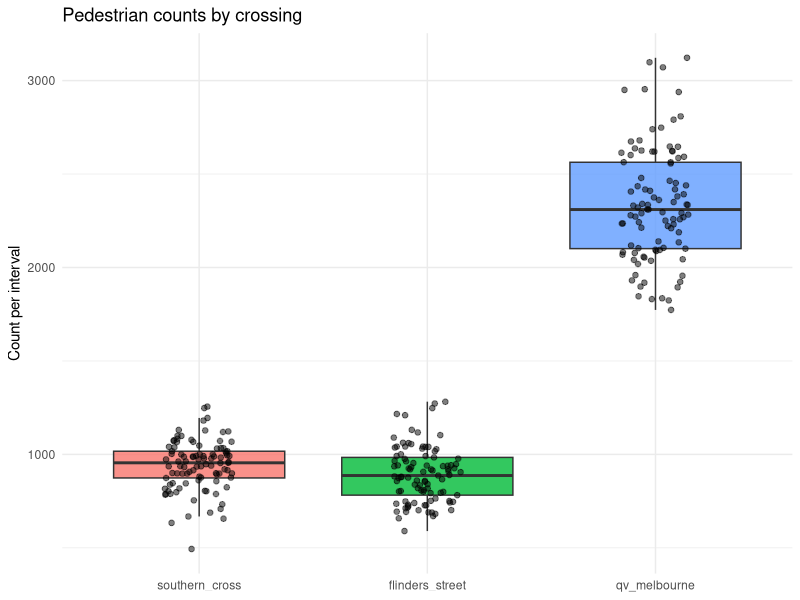
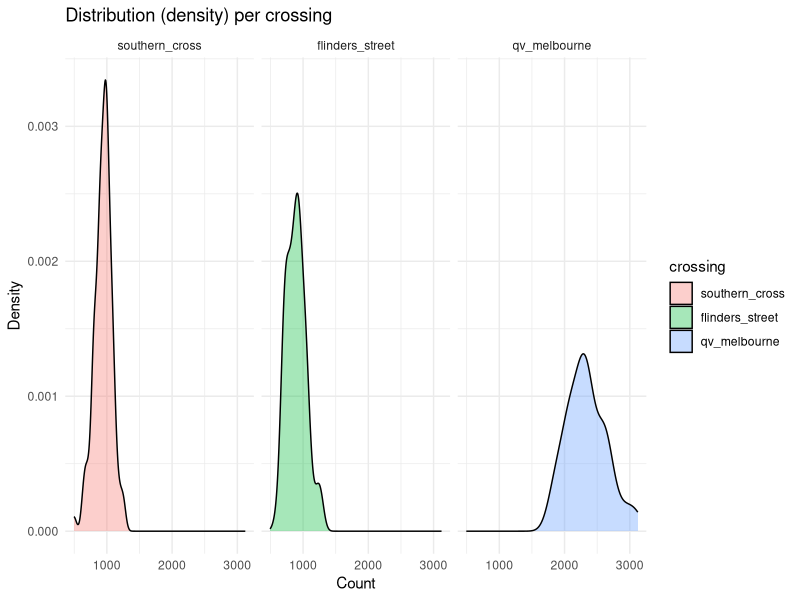
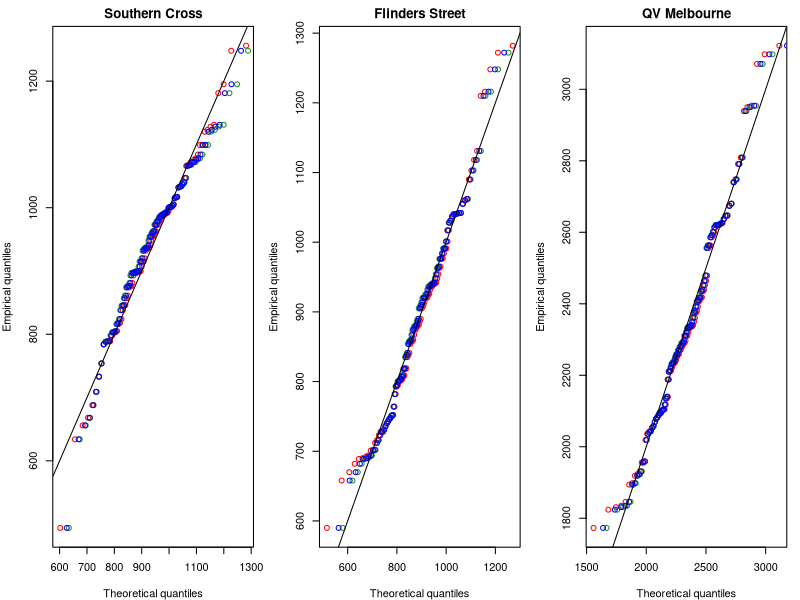
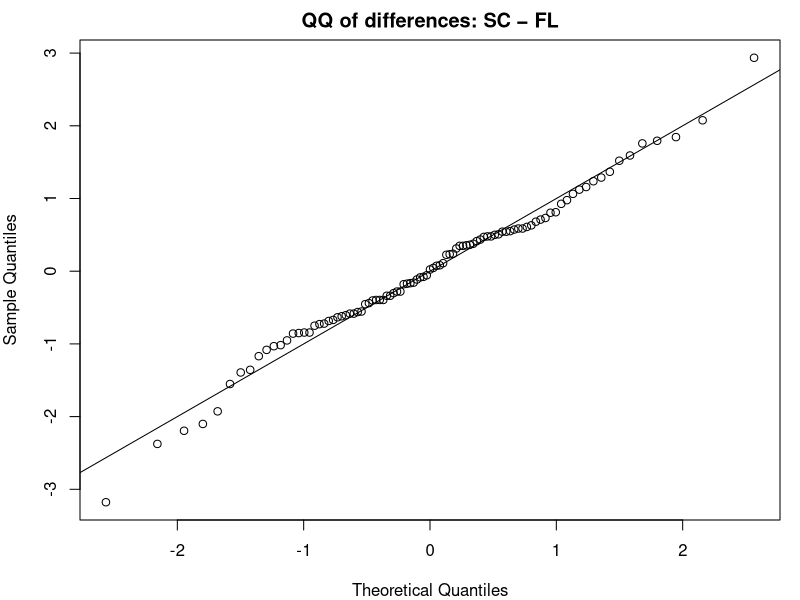
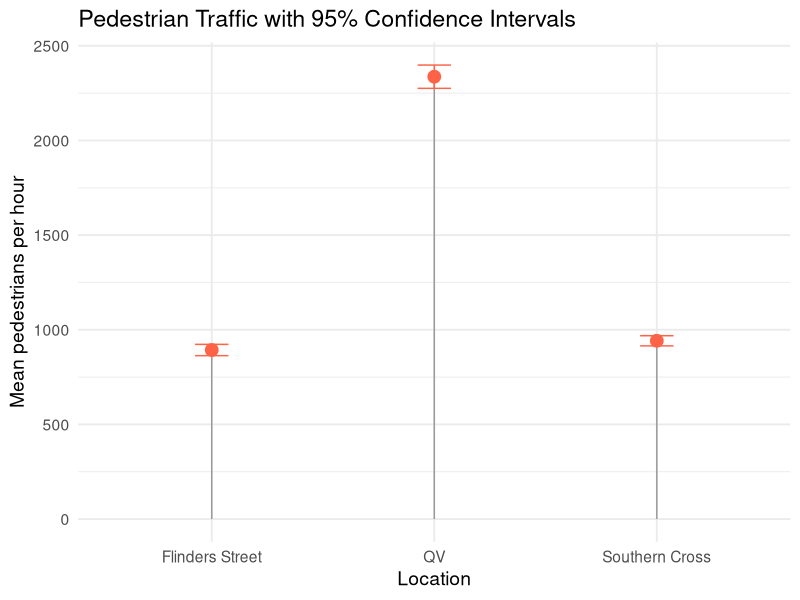

R code for these plots, in order:
## ---- chunk 1
#| label: setup
#| include: false
#| echo: false
#| message: false
#| warning: false

knitr::opts_chunk$set(fig.align = "center", fig.width = 8, fig.height = 5, dpi = 150)

library(tidyverse)
library(boot)
library(MASS)

set.seed(355435)  

B <- 5000
## ---- chunk 2
pedestrian_df <- read.csv(here::here("data/pedestrians.csv"))
## ---- chunk 3
pedestrian_long <- pedestrian_df %>%
  mutate(obs = row_number()) %>%
  pivot_longer(-obs, names_to = "crossing", values_to = "count") %>%
  mutate(crossing = factor(crossing,
                           levels = c("southern_cross","flinders_street","qv_melbourne")))

ggplot(pedestrian_long, aes(x = crossing, y = count, fill = crossing)) +
  geom_boxplot(outlier.shape = NA, alpha = 0.8) +
  geom_jitter(width = 0.15, alpha = 0.5, size = 1.6) +
  labs(title = "Pedestrian counts by crossing", x = NULL, y = "Count per interval") +
  theme_minimal() + theme(legend.position = "none")

ggplot(pedestrian_long, aes(x = count, fill = crossing)) +
  geom_density(alpha = 0.35) +
  facet_wrap(~ crossing, scales = "fixed") +
  labs(title = "Distribution (density) per crossing", x = "Count", y = "Density") +
  theme_minimal()

## ---- chunk 4
desc <- pedestrian_long |>
  group_by(crossing) |>
  summarise(
    n     = n(),
    mean  = mean(count),
    median= median(count),
    sd    = sd(count),
    min   = min(count),
    max   = max(count),
    iqr   = IQR(count),
    .groups = "drop"
)

## ---- chunk 5
# Southern Cross
sc <- pedestrian_df$southern_cross
fit_sc_norm  <- fitdistr(sc, "normal")
fit_sc_logn  <- fitdistr(sc, "lognormal")
fit_sc_gamma <- fitdistr(sc, "gamma")   

sc_models <- tibble(
  crossing = "southern_cross",
  model    = c("normal","lognormal","gamma"),
  logLik   = c(logLik(fit_sc_norm)[1],  logLik(fit_sc_logn)[1],  logLik(fit_sc_gamma)[1]),
  AIC      = c(AIC(fit_sc_norm),        AIC(fit_sc_logn),        AIC(fit_sc_gamma)),

  mean_est = c(
    unname(fit_sc_norm$estimate["mean"]),
    exp(fit_sc_logn$estimate["meanlog"] + 0.5*fit_sc_logn$estimate["sdlog"]^2),
    unname(fit_sc_gamma$estimate["shape"] / fit_sc_gamma$estimate["rate"])),
  
  sd_est   = c(
    unname(fit_sc_norm$estimate["sd"]),
    sqrt((exp(fit_sc_logn$estimate["sdlog"]^2) - 1) *
         exp(2*fit_sc_logn$estimate["meanlog"] + fit_sc_logn$estimate["sdlog"]^2)),
    sqrt(unname(fit_sc_gamma$estimate["shape"]) / (unname(fit_sc_gamma$estimate["rate"])^2))))

# Flinders Street
fl <- pedestrian_df$flinders_street
fit_fl_norm  <- fitdistr(fl, "normal")
fit_fl_logn  <- fitdistr(fl, "lognormal")
fit_fl_gamma <- fitdistr(fl, "gamma")

fl_models <- tibble(
  crossing = "flinders_street",
  model    = c("normal","lognormal","gamma"),
  logLik   = c(logLik(fit_fl_norm)[1],  logLik(fit_fl_logn)[1],  logLik(fit_fl_gamma)[1]),
  AIC      = c(AIC(fit_fl_norm),        AIC(fit_fl_logn),        AIC(fit_fl_gamma)),

  mean_est = c(
    unname(fit_fl_norm$estimate["mean"]),
    exp(fit_fl_logn$estimate["meanlog"] + 0.5*fit_fl_logn$estimate["sdlog"]^2),
    unname(fit_fl_gamma$estimate["shape"] / fit_fl_gamma$estimate["rate"])),
  
  sd_est   = c(
    unname(fit_fl_norm$estimate["sd"]),
    sqrt((exp(fit_fl_logn$estimate["sdlog"]^2) - 1) *
         exp(2*fit_fl_logn$estimate["meanlog"] + fit_fl_logn$estimate["sdlog"]^2)),
    sqrt(unname(fit_fl_gamma$estimate["shape"]) / (unname(fit_fl_gamma$estimate["rate"])^2))))

# QV Melbourne
qv <- pedestrian_df$qv_melbourne
fit_qv_norm  <- fitdistr(qv, "normal")
fit_qv_logn  <- fitdistr(qv, "lognormal")
fit_qv_gamma <- fitdistr(qv, "gamma")

qv_models <- tibble(
  crossing = "qv_melbourne",
  model    = c("normal","lognormal","gamma"),
  logLik   = c(logLik(fit_qv_norm)[1],  logLik(fit_qv_logn)[1],  logLik(fit_qv_gamma)[1]),
  AIC      = c(AIC(fit_qv_norm),        AIC(fit_qv_logn),        AIC(fit_qv_gamma)),

  mean_est = c(
    unname(fit_qv_norm$estimate["mean"]),
    exp(fit_qv_logn$estimate["meanlog"] + 0.5*fit_qv_logn$estimate["sdlog"]^2),
    unname(fit_qv_gamma$estimate["shape"] / fit_qv_gamma$estimate["rate"])),
  
  sd_est   = c(
    unname(fit_qv_norm$estimate["sd"]),
    sqrt((exp(fit_qv_logn$estimate["sdlog"]^2) - 1) *
         exp(2*fit_qv_logn$estimate["meanlog"] + fit_qv_logn$estimate["sdlog"]^2)),
    sqrt(unname(fit_qv_gamma$estimate["shape"]) / (unname(fit_qv_gamma$estimate["rate"])^2))))

mle_fits <- bind_rows(sc_models, fl_models, qv_models) |>
  arrange(crossing, AIC)

mle_fits
## ---- chunk 6
par(mfrow = c(1,3), mar = c(4,4,2,1))

## Southern Cross 
x <- sort(sc); n <- length(x); p <- (seq_len(n)-0.5)/n
qN <- qnorm(p,  mean = fit_sc_norm$estimate["mean"],    sd    = fit_sc_norm$estimate["sd"])
qL <- qlnorm(p, meanlog = fit_sc_logn$estimate["meanlog"], sdlog = fit_sc_logn$estimate["sdlog"])
qG <- qgamma(p, shape = fit_sc_gamma$estimate["shape"], rate = fit_sc_gamma$estimate["rate"])
plot(qN, x, xlab="Theoretical quantiles", ylab="Empirical quantiles", main="Southern Cross",
     pch=1, col="red"); points(qL, x, pch=1, col="forestgreen"); points(qG, x, pch=1, col="blue"); abline(0,1)

# Flinders Street
x <- sort(fl); n <- length(x); p <- (seq_len(n)-0.5)/n
qN <- qnorm(p,  mean = fit_fl_norm$estimate["mean"],    sd    = fit_fl_norm$estimate["sd"])
qL <- qlnorm(p, meanlog = fit_fl_logn$estimate["meanlog"], sdlog = fit_fl_logn$estimate["sdlog"])
qG <- qgamma(p, shape = fit_fl_gamma$estimate["shape"], rate = fit_fl_gamma$estimate["rate"])
plot(qN, x, xlab="Theoretical quantiles", ylab="Empirical quantiles", main="Flinders Street",
     pch=1, col="red"); points(qL, x, pch=1, col="forestgreen"); points(qG, x, pch=1, col="blue"); abline(0,1)

# QV Melbourne 
x <- sort(qv); n <- length(x); p <- (seq_len(n)-0.5)/n
qN <- qnorm(p,  mean = fit_qv_norm$estimate["mean"],    sd    = fit_qv_norm$estimate["sd"])
qL <- qlnorm(p, meanlog = fit_qv_logn$estimate["meanlog"], sdlog = fit_qv_logn$estimate["sdlog"])
qG <- qgamma(p, shape = fit_qv_gamma$estimate["shape"], rate = fit_qv_gamma$estimate["rate"])
plot(qN, x, xlab="Theoretical quantiles", ylab="Empirical quantiles", main="QV Melbourne",
     pch=1, col="red"); points(qL, x, pch=1, col="forestgreen"); points(qG, x, pch=1, col="blue"); abline(0,1)

par(mfrow = c(1,1))

## ---- chunk 7
pedestrian_long %>%
  group_by(crossing) %>%
  summarise(q90 = quantile(count, 0.9))

## ---- chunk 8

# function to calculate 90th percentile
q90_fn <- function(data, i) quantile(data[i], 0.9)

# example for Flinders
fl_boot <- boot(pedestrian_df$flinders_street, q90_fn, R = 1000)
ci_fl <- boot.ci(fl_boot, type = "perc")
round(ci_fl$percent[4:5], 2)

# Southern Cross
sc_boot <- boot(pedestrian_df$southern_cross, q90_fn, R = 1000)
ci_sc <- boot.ci(sc_boot, type = "perc")
round(ci_sc$percent[4:5], 2)


# QV
qv_boot <- boot(pedestrian_df$qv, q90_fn, R = 1000)
ci_qv <- boot.ci(qv_boot, type = "perc")
round(ci_qv$percent[4:5], 2)


## ---- chunk 9

library(fitdistrplus)

set.seed(30)
n_fl <- length(pedestrian_df$flinders_street)
n_sc <- length(pedestrian_df$southern_cross)
n_qv <- length(pedestrian_df$qv)


# Flinders & QV: Lognormal
fl_fit <- fitdist(pedestrian_df$flinders_street, "lnorm")
qv_fit <- fitdist(pedestrian_df$qv, "lnorm")

# Southern Cross: Normal
sc_fit <- fitdist(pedestrian_df$southern_cross, "norm")

fl_fit$estimate; sc_fit$estimate; qv_fit$estimate

## ---- chunk 10
q90_model_ci <- function(fit, dist, n, B = 2000) {
  # Point estimate from the fitted distribution
  q90_hat <- switch(
    dist,
    "lnorm" = qlnorm(0.9,
                     meanlog = fit$estimate["meanlog"],
                     sdlog   = fit$estimate["sdlog"]),
    "norm"  = qnorm(0.9,
                    mean = fit$estimate["mean"],
                    sd   = fit$estimate["sd"])
  )

  # Parametric bootstrap: simulate datasets of size n from the fitted model
  boot_q90 <- replicate(B, {
    sim <- switch(
      dist,
      "lnorm" = rlnorm(n,
                       meanlog = fit$estimate["meanlog"],
                       sdlog   = fit$estimate["sdlog"]),
      "norm"  = rnorm(n,
                      mean = fit$estimate["mean"],
                      sd   = fit$estimate["sd"])
    )
    as.numeric(quantile(sim, 0.9))
  })

  ci <- quantile(boot_q90, c(0.025, 0.975))
  tibble(
    q90_model = round(q90_hat, 2),
    ci_low    = round(ci[1], 2),
    ci_high   = round(ci[2], 2)
  )
}

## ---- chunk 11
df  <- na.omit(pedestrian_df[, c("southern_cross","flinders_street")])
sc  <- df$southern_cross
fl  <- df$flinders_street
d   <- sc - fl                 

# 95% CI for the mean difference 
tt <- t.test(sc, fl, paired = TRUE, conf.level = 0.95)
tt

qqnorm(scale(d), main = "QQ of differences: SC − FL"); abline(0,1)
## ---- chunk 12
mean_ci <- pedestrian_long |>
  group_by(crossing) |>
  summarise(
    n    = n(),
    mean = mean(count, na.rm = TRUE),
    sd   = sd(count,   na.rm = TRUE),
    .groups = "drop"
  ) |>
  mutate(
    se    = sd / sqrt(n),
    tcrit = qt(0.975, df = n - 1),
    lo    = mean - tcrit * se,
    hi    = mean + tcrit * se
  ) |>
  arrange(desc(mean))

mean_ci

## ---- chunk 13
# Southern Cross
t.test(pedestrian_df$southern_cross, conf.level = 0.95)

# Flinders Street
t.test(pedestrian_df$flinders_street, conf.level = 0.95)

# QV
t.test(pedestrian_df$qv, conf.level = 0.95)

library(dplyr)
library(broom)
library(purrr)

ci_table <- list(
  "Southern Cross" = t.test(pedestrian_df$southern_cross),
  "Flinders Street" = t.test(pedestrian_df$flinders_street),
  "QV" = t.test(pedestrian_df$qv)
) %>%
  map_dfr(~ tidy(.x), .id = "Location") %>%
  dplyr::select(Location, estimate, conf.low, conf.high)

ci_table


## ---- chunk 14
#| label: fig-trafficCI
#| fig-cap: "Pedestrian traffic with 95% confidence intervals at each location."
ggplot(ci_table, aes(x = Location, y = estimate)) +
  geom_segment(aes(xend = Location, y = 0, yend = estimate), color = "grey60") +
  geom_point(size = 4, color = "tomato") +
  geom_errorbar(aes(ymin = conf.low, ymax = conf.high), width = 0.15, color = "tomato") +
  labs(
    title = "Pedestrian Traffic with 95% Confidence Intervals",
    y = "Mean pedestrians per hour",
    x = "Location"
  ) +
  theme_minimal(base_size = 14)
